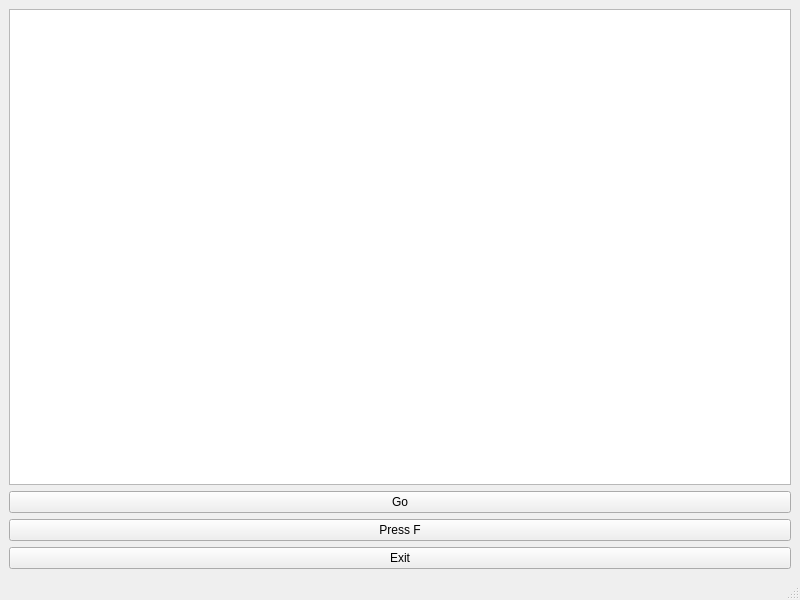
<?xml version="1.0" encoding="UTF-8"?>
<ui version="4.0">
 <class>MainWindow</class>
 <widget class="QMainWindow" name="MainWindow">
  <property name="geometry">
   <rect>
    <x>0</x>
    <y>0</y>
    <width>800</width>
    <height>600</height>
   </rect>
  </property>
  <property name="windowTitle">
   <string>MainWindow</string>
  </property>
  <widget class="QWidget" name="centralwidget">
   <layout class="QGridLayout" name="gridLayout">
    <item row="0" column="0">
     <widget class="QGraphicsView" name="graphicsView"/>
    </item>
    <item row="2" column="0">
     <widget class="QPushButton" name="pushButton_2">
      <property name="text">
       <string>Press F</string>
      </property>
     </widget>
    </item>
    <item row="1" column="0">
     <widget class="QPushButton" name="pushButton">
      <property name="text">
       <string>Go</string>
      </property>
     </widget>
    </item>
    <item row="3" column="0">
     <widget class="QPushButton" name="pushButton_3">
      <property name="text">
       <string>Exit</string>
      </property>
     </widget>
    </item>
   </layout>
  </widget>
  <widget class="QMenuBar" name="menubar">
   <property name="geometry">
    <rect>
     <x>0</x>
     <y>0</y>
     <width>800</width>
     <height>22</height>
    </rect>
   </property>
  </widget>
  <widget class="QStatusBar" name="statusbar"/>
 </widget>
 <resources/>
 <connections/>
</ui>
